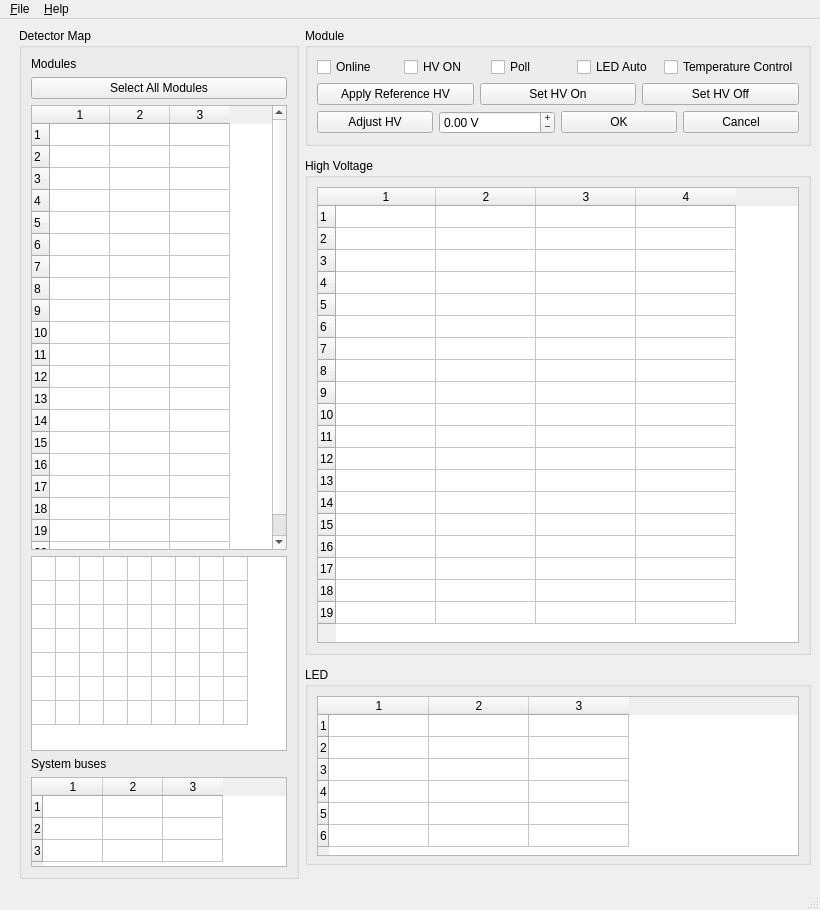
<?xml version="1.0" encoding="UTF-8"?>
<ui version="4.0">
 <class>MainWindow</class>
 <widget class="QMainWindow" name="MainWindow">
  <property name="geometry">
   <rect>
    <x>0</x>
    <y>0</y>
    <width>820</width>
    <height>910</height>
   </rect>
  </property>
  <property name="sizePolicy">
   <sizepolicy hsizetype="Expanding" vsizetype="Expanding">
    <horstretch>1</horstretch>
    <verstretch>1</verstretch>
   </sizepolicy>
  </property>
  <property name="minimumSize">
   <size>
    <width>750</width>
    <height>750</height>
   </size>
  </property>
  <property name="windowTitle">
   <string>DCS</string>
  </property>
  <widget class="QWidget" name="centralwidget">
   <property name="sizePolicy">
    <sizepolicy hsizetype="Maximum" vsizetype="Maximum">
     <horstretch>1</horstretch>
     <verstretch>1</verstretch>
    </sizepolicy>
   </property>
   <property name="minimumSize">
    <size>
     <width>750</width>
     <height>800</height>
    </size>
   </property>
   <property name="maximumSize">
    <size>
     <width>16777215</width>
     <height>16777215</height>
    </size>
   </property>
   <layout class="QHBoxLayout" name="horizontalLayout_2">
    <item>
     <spacer name="horizontalSpacer">
      <property name="orientation">
       <enum>Qt::Horizontal</enum>
      </property>
      <property name="sizeType">
       <enum>QSizePolicy::Fixed</enum>
      </property>
      <property name="sizeHint" stdset="0">
       <size>
        <width>10</width>
        <height>20</height>
       </size>
      </property>
     </spacer>
    </item>
    <item>
     <widget class="QGroupBox" name="groupBox">
      <property name="sizePolicy">
       <sizepolicy hsizetype="Fixed" vsizetype="MinimumExpanding">
        <horstretch>0</horstretch>
        <verstretch>1</verstretch>
       </sizepolicy>
      </property>
      <property name="title">
       <string>Detector Map</string>
      </property>
      <layout class="QVBoxLayout" name="verticalLayout">
       <item>
        <widget class="QLabel" name="labelModules">
         <property name="text">
          <string>Modules</string>
         </property>
        </widget>
       </item>
       <item>
        <widget class="QPushButton" name="buttonSelectAll">
         <property name="text">
          <string>Select All Modules</string>
         </property>
        </widget>
       </item>
       <item>
        <widget class="QTableWidget" name="moduleList">
         <property name="sizePolicy">
          <sizepolicy hsizetype="Expanding" vsizetype="MinimumExpanding">
           <horstretch>0</horstretch>
           <verstretch>10</verstretch>
          </sizepolicy>
         </property>
         <property name="editTriggers">
          <set>QAbstractItemView::NoEditTriggers</set>
         </property>
         <property name="selectionBehavior">
          <enum>QAbstractItemView::SelectRows</enum>
         </property>
         <property name="rowCount">
          <number>20</number>
         </property>
         <property name="columnCount">
          <number>3</number>
         </property>
         <attribute name="horizontalHeaderDefaultSectionSize">
          <number>60</number>
         </attribute>
         <attribute name="verticalHeaderMinimumSectionSize">
          <number>22</number>
         </attribute>
         <attribute name="verticalHeaderDefaultSectionSize">
          <number>22</number>
         </attribute>
         <row/>
         <row/>
         <row/>
         <row/>
         <row/>
         <row/>
         <row/>
         <row/>
         <row/>
         <row/>
         <row/>
         <row/>
         <row/>
         <row/>
         <row/>
         <row/>
         <row/>
         <row/>
         <row/>
         <row/>
         <column/>
         <column/>
         <column/>
        </widget>
       </item>
       <item>
        <widget class="QTableWidget" name="moduleGrid">
         <property name="sizePolicy">
          <sizepolicy hsizetype="Expanding" vsizetype="Preferred">
           <horstretch>0</horstretch>
           <verstretch>0</verstretch>
          </sizepolicy>
         </property>
         <property name="minimumSize">
          <size>
           <width>0</width>
           <height>195</height>
          </size>
         </property>
         <property name="font">
          <font>
           <weight>75</weight>
           <bold>true</bold>
          </font>
         </property>
         <property name="editTriggers">
          <set>QAbstractItemView::NoEditTriggers</set>
         </property>
         <property name="rowCount">
          <number>7</number>
         </property>
         <property name="columnCount">
          <number>9</number>
         </property>
         <attribute name="horizontalHeaderVisible">
          <bool>false</bool>
         </attribute>
         <attribute name="horizontalHeaderMinimumSectionSize">
          <number>22</number>
         </attribute>
         <attribute name="horizontalHeaderDefaultSectionSize">
          <number>24</number>
         </attribute>
         <attribute name="verticalHeaderVisible">
          <bool>false</bool>
         </attribute>
         <attribute name="verticalHeaderMinimumSectionSize">
          <number>22</number>
         </attribute>
         <attribute name="verticalHeaderDefaultSectionSize">
          <number>24</number>
         </attribute>
         <row/>
         <row/>
         <row/>
         <row/>
         <row/>
         <row/>
         <row/>
         <column/>
         <column/>
         <column/>
         <column/>
         <column/>
         <column/>
         <column/>
         <column/>
         <column/>
        </widget>
       </item>
       <item>
        <widget class="QLabel" name="labelBuses">
         <property name="text">
          <string>System buses</string>
         </property>
        </widget>
       </item>
       <item>
        <widget class="QTableWidget" name="busGrid">
         <property name="sizePolicy">
          <sizepolicy hsizetype="Expanding" vsizetype="MinimumExpanding">
           <horstretch>0</horstretch>
           <verstretch>1</verstretch>
          </sizepolicy>
         </property>
         <property name="minimumSize">
          <size>
           <width>0</width>
           <height>90</height>
          </size>
         </property>
         <property name="editTriggers">
          <set>QAbstractItemView::NoEditTriggers</set>
         </property>
         <property name="selectionBehavior">
          <enum>QAbstractItemView::SelectRows</enum>
         </property>
         <property name="rowCount">
          <number>3</number>
         </property>
         <property name="columnCount">
          <number>3</number>
         </property>
         <attribute name="horizontalHeaderDefaultSectionSize">
          <number>60</number>
         </attribute>
         <attribute name="verticalHeaderMinimumSectionSize">
          <number>22</number>
         </attribute>
         <attribute name="verticalHeaderDefaultSectionSize">
          <number>22</number>
         </attribute>
         <row/>
         <row/>
         <row/>
         <column/>
         <column/>
         <column/>
        </widget>
       </item>
      </layout>
     </widget>
    </item>
    <item>
     <widget class="QFrame" name="rightFrame">
      <property name="sizePolicy">
       <sizepolicy hsizetype="Preferred" vsizetype="MinimumExpanding">
        <horstretch>0</horstretch>
        <verstretch>0</verstretch>
       </sizepolicy>
      </property>
      <property name="frameShape">
       <enum>QFrame::NoFrame</enum>
      </property>
      <property name="frameShadow">
       <enum>QFrame::Plain</enum>
      </property>
      <layout class="QVBoxLayout" name="verticalLayout_2">
       <property name="spacing">
        <number>12</number>
       </property>
       <property name="leftMargin">
        <number>0</number>
       </property>
       <property name="topMargin">
        <number>0</number>
       </property>
       <property name="rightMargin">
        <number>0</number>
       </property>
       <property name="bottomMargin">
        <number>0</number>
       </property>
       <item>
        <widget class="QGroupBox" name="groupBoxControl">
         <property name="sizePolicy">
          <sizepolicy hsizetype="MinimumExpanding" vsizetype="MinimumExpanding">
           <horstretch>1</horstretch>
           <verstretch>0</verstretch>
          </sizepolicy>
         </property>
         <property name="title">
          <string>Module </string>
         </property>
         <layout class="QVBoxLayout" name="verticalLayout_4">
          <item>
           <layout class="QHBoxLayout" name="horizontalLayout_4">
            <item>
             <widget class="QCheckBox" name="checkBoxOnline">
              <property name="text">
               <string>Online</string>
              </property>
              <property name="tristate">
               <bool>true</bool>
              </property>
             </widget>
            </item>
            <item>
             <widget class="QCheckBox" name="checkBoxHvOn">
              <property name="text">
               <string>HV ON</string>
              </property>
             </widget>
            </item>
            <item>
             <widget class="QCheckBox" name="checkBoxPoll">
              <property name="text">
               <string>Poll</string>
              </property>
              <property name="tristate">
               <bool>true</bool>
              </property>
             </widget>
            </item>
            <item>
             <widget class="QCheckBox" name="checkBoxLedAuto">
              <property name="text">
               <string>LED Auto</string>
              </property>
             </widget>
            </item>
            <item>
             <widget class="QCheckBox" name="checkBoxHvTemperatureControl">
              <property name="text">
               <string>Temperature Control</string>
              </property>
             </widget>
            </item>
           </layout>
          </item>
          <item>
           <layout class="QHBoxLayout" name="horizontalLayout_3">
            <item>
             <widget class="QPushButton" name="buttonApplyReferenceHV">
              <property name="text">
               <string>Apply Reference HV</string>
              </property>
             </widget>
            </item>
            <item>
             <widget class="QPushButton" name="buttonSetHvOn">
              <property name="text">
               <string>Set HV On</string>
              </property>
             </widget>
            </item>
            <item>
             <widget class="QPushButton" name="buttonSetHvOff">
              <property name="text">
               <string>Set HV Off</string>
              </property>
             </widget>
            </item>
           </layout>
          </item>
          <item>
           <layout class="QHBoxLayout" name="horizontalLayout_5">
            <item>
             <widget class="QPushButton" name="buttonStartAdjust">
              <property name="text">
               <string>Adjust HV</string>
              </property>
             </widget>
            </item>
            <item>
             <widget class="QDoubleSpinBox" name="spinBoxAdjust">
              <property name="buttonSymbols">
               <enum>QAbstractSpinBox::PlusMinus</enum>
              </property>
              <property name="suffix">
               <string> V</string>
              </property>
              <property name="minimum">
               <double>-5.000000000000000</double>
              </property>
              <property name="maximum">
               <double>5.000000000000000</double>
              </property>
              <property name="singleStep">
               <double>0.100000000000000</double>
              </property>
              <property name="stepType">
               <enum>QAbstractSpinBox::AdaptiveDecimalStepType</enum>
              </property>
             </widget>
            </item>
            <item>
             <widget class="QPushButton" name="buttonFinishAdjust">
              <property name="text">
               <string>OK</string>
              </property>
             </widget>
            </item>
            <item>
             <widget class="QPushButton" name="buttonCancelAdjust">
              <property name="text">
               <string>Cancel</string>
              </property>
             </widget>
            </item>
           </layout>
          </item>
         </layout>
        </widget>
       </item>
       <item>
        <widget class="QGroupBox" name="groupBoxHV">
         <property name="sizePolicy">
          <sizepolicy hsizetype="MinimumExpanding" vsizetype="MinimumExpanding">
           <horstretch>1</horstretch>
           <verstretch>250</verstretch>
          </sizepolicy>
         </property>
         <property name="minimumSize">
          <size>
           <width>450</width>
           <height>488</height>
          </size>
         </property>
         <property name="title">
          <string>High Voltage</string>
         </property>
         <layout class="QHBoxLayout" name="horizontalLayout">
          <item>
           <widget class="QTableWidget" name="tableHV">
            <property name="sizePolicy">
             <sizepolicy hsizetype="Expanding" vsizetype="MinimumExpanding">
              <horstretch>1</horstretch>
              <verstretch>20</verstretch>
             </sizepolicy>
            </property>
            <property name="minimumSize">
             <size>
              <width>450</width>
              <height>440</height>
             </size>
            </property>
            <property name="selectionMode">
             <enum>QAbstractItemView::NoSelection</enum>
            </property>
            <property name="showGrid">
             <bool>true</bool>
            </property>
            <property name="sortingEnabled">
             <bool>false</bool>
            </property>
            <property name="rowCount">
             <number>19</number>
            </property>
            <property name="columnCount">
             <number>4</number>
            </property>
            <attribute name="verticalHeaderMinimumSectionSize">
             <number>20</number>
            </attribute>
            <attribute name="verticalHeaderDefaultSectionSize">
             <number>22</number>
            </attribute>
            <row/>
            <row/>
            <row/>
            <row/>
            <row/>
            <row/>
            <row/>
            <row/>
            <row/>
            <row/>
            <row/>
            <row/>
            <row/>
            <row/>
            <row/>
            <row/>
            <row/>
            <row/>
            <row/>
            <column/>
            <column/>
            <column/>
            <column/>
           </widget>
          </item>
         </layout>
        </widget>
       </item>
       <item>
        <widget class="QGroupBox" name="groupBoxLED">
         <property name="sizePolicy">
          <sizepolicy hsizetype="MinimumExpanding" vsizetype="MinimumExpanding">
           <horstretch>1</horstretch>
           <verstretch>80</verstretch>
          </sizepolicy>
         </property>
         <property name="minimumSize">
          <size>
           <width>450</width>
           <height>198</height>
          </size>
         </property>
         <property name="title">
          <string>LED</string>
         </property>
         <layout class="QVBoxLayout" name="verticalLayout_3">
          <item>
           <widget class="QTableWidget" name="tableLED">
            <property name="sizePolicy">
             <sizepolicy hsizetype="MinimumExpanding" vsizetype="Expanding">
              <horstretch>0</horstretch>
              <verstretch>0</verstretch>
             </sizepolicy>
            </property>
            <property name="minimumSize">
             <size>
              <width>450</width>
              <height>160</height>
             </size>
            </property>
            <property name="rowCount">
             <number>6</number>
            </property>
            <property name="columnCount">
             <number>3</number>
            </property>
            <attribute name="verticalHeaderMinimumSectionSize">
             <number>22</number>
            </attribute>
            <attribute name="verticalHeaderDefaultSectionSize">
             <number>22</number>
            </attribute>
            <row/>
            <row/>
            <row/>
            <row/>
            <row/>
            <row/>
            <column/>
            <column/>
            <column/>
           </widget>
          </item>
         </layout>
        </widget>
       </item>
       <item>
        <widget class="QFrame" name="frame">
         <property name="sizePolicy">
          <sizepolicy hsizetype="Preferred" vsizetype="MinimumExpanding">
           <horstretch>0</horstretch>
           <verstretch>1</verstretch>
          </sizepolicy>
         </property>
         <property name="minimumSize">
          <size>
           <width>0</width>
           <height>1</height>
          </size>
         </property>
         <property name="frameShape">
          <enum>QFrame::NoFrame</enum>
         </property>
         <property name="frameShadow">
          <enum>QFrame::Plain</enum>
         </property>
         <property name="lineWidth">
          <number>0</number>
         </property>
        </widget>
       </item>
      </layout>
     </widget>
    </item>
   </layout>
  </widget>
  <widget class="QMenuBar" name="menubar">
   <property name="geometry">
    <rect>
     <x>0</x>
     <y>0</y>
     <width>820</width>
     <height>20</height>
    </rect>
   </property>
   <widget class="QMenu" name="menuFile">
    <property name="title">
     <string>&amp;File</string>
    </property>
    <addaction name="actionOpen"/>
    <addaction name="actionSave"/>
    <addaction name="actionPreferences"/>
    <addaction name="separator"/>
    <addaction name="actionExit"/>
   </widget>
   <widget class="QMenu" name="menuHelp">
    <property name="title">
     <string>&amp;Help</string>
    </property>
    <addaction name="actionA_bout"/>
   </widget>
   <addaction name="menuFile"/>
   <addaction name="menuHelp"/>
  </widget>
  <widget class="QStatusBar" name="statusBar"/>
  <action name="actionOpen">
   <property name="text">
    <string>&amp;Open</string>
   </property>
  </action>
  <action name="actionSave">
   <property name="text">
    <string>&amp;Save</string>
   </property>
  </action>
  <action name="actionPreferences">
   <property name="text">
    <string>Preferences</string>
   </property>
  </action>
  <action name="actionExit">
   <property name="text">
    <string>E&amp;xit</string>
   </property>
  </action>
  <action name="actionA_bout">
   <property name="text">
    <string>A&amp;bout</string>
   </property>
  </action>
 </widget>
 <resources/>
 <connections/>
</ui>
